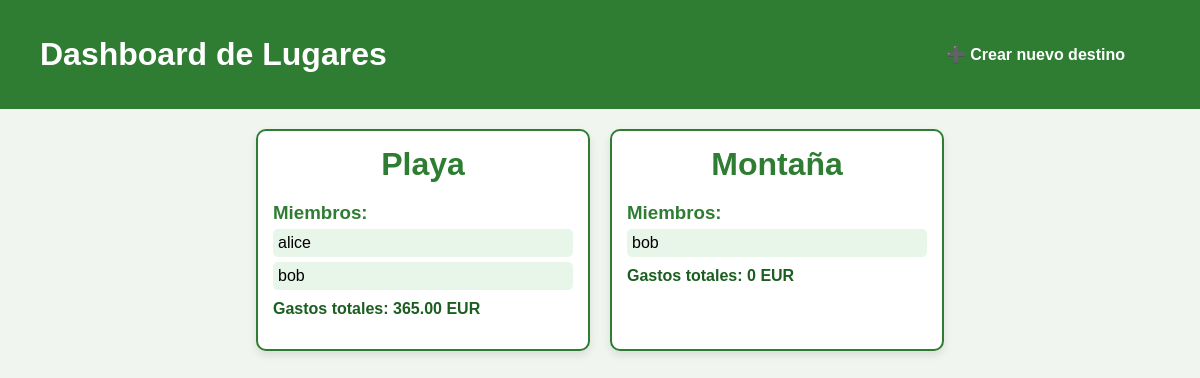
Before: / with the older database file.
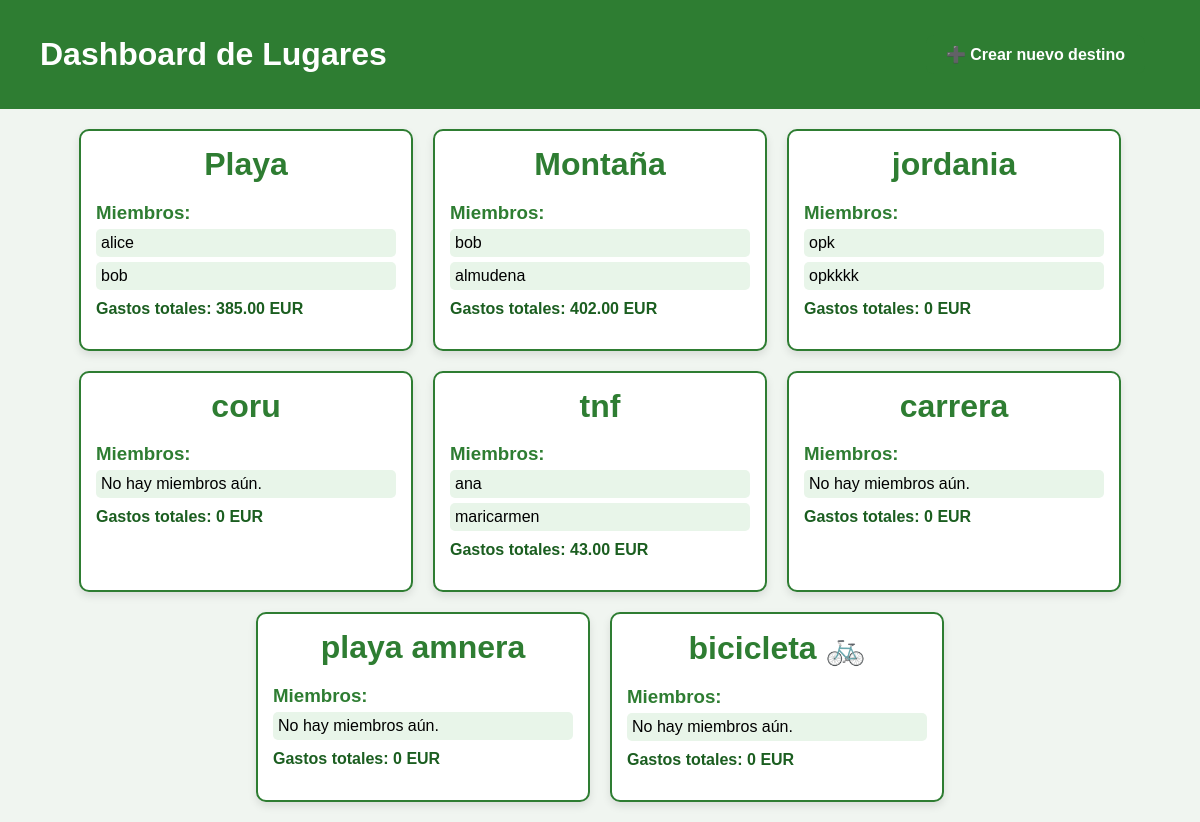
After: the same page with the newer database file.
### trips/models.py (models this page shows, shortened)
class Lugar(models.Model):
    nombre = models.CharField(max_length=200)
    descripcion = models.TextField(blank=True)
    creado_en = models.DateTimeField(auto_now_add=True)

class MiembroLugar(models.Model):
    lugar = models.ForeignKey(Lugar, on_delete=models.CASCADE, related_name='miembros')
    usuario = models.ForeignKey(Usuario, on_delete=models.CASCADE)
    fecha_union = models.DateTimeField(auto_now_add=True)
    class Meta:
        unique_together = ('lugar', 'usuario')

class Gasto(models.Model):
    lugar = models.ForeignKey(Lugar, on_delete=models.CASCADE, related_name='gastos')
    titulo = models.CharField(max_length=200)
    cantidad = models.DecimalField(max_digits=12, decimal_places=2)
    moneda = models.CharField(max_length=10, default='EUR')
    pagado_por = models.ForeignKey(Usuario, on_delete=models.CASCADE, related_name='gastos_pagados')
    fecha = models.DateTimeField(auto_now_add=True)
    nota = models.TextField(blank=True)
    tipo_reparto = models.CharField(max_length=20, default='igual')  # igual / personalizado / porcentaje

### trips/views.py (the view)
# urls.py: path("", DashboardView.as_view(), name="dashboard"),
class DashboardView(View):
    def get(self, request):
        lugares = Lugar.objects.all()
        lugares_data = []
        for lugar in lugares:
            total_gastos = sum([g.cantidad for g in lugar.gastos.all()])
            moneda = lugar.gastos.first().moneda if lugar.gastos.exists() else "EUR"
            lugares_data.append({
                "lugar": lugar,
                "total_gastos": total_gastos,
                "moneda": moneda
            })
        return render(request, "trips/dashboard.html", {
            "lugares_data": lugares_data
        })

### trips/templates/trips/dashboard.html (shortened to what this page needs)
<!DOCTYPE html>
<html lang="es">
<head>
</head>
<body>
    <header>
        <div class="header-container">
            <h1>Dashboard de Lugares</h1>
            <a href="{% url 'crear_lugar' %}" class="btn-crear">➕ Crear nuevo destino</a>
        </div>
    </header>
    <main>
        {% if lugares_data %}
            {% for data in lugares_data %}
                <a class="lugar" href="{% url 'detalle_lugar' data.lugar.id %}">
                    <h1>{{ data.lugar.nombre }}</h1>
                    <h3 class="section-title">Miembros:</h3>
                    <ul class="miembros">
                        {% for miembro in data.lugar.miembros.all %}
                            <li>{{ miembro.usuario.username }}</li>
                        {% empty %}
                            <li>No hay miembros aún.</li>
                        {% endfor %}
                    </ul>
                    <p class="gastos-totales">
                        Gastos totales: {{ data.total_gastos }} {{ data.moneda }}
                    </p>
                </a>
            {% endfor %}
        {% else %}
            <p>No hay lugares creados todavía.</p>
        {% endif %}
    </main>
</body>
</html>

### trips/templates/trips/dashboard.html (style rules this page uses)
body { font-family: Arial, sans-serif; margin: 0; padding: 0; background-color: #f0f5f0; }
header { background-color: #2e7d32; color: white; padding: 20px; text-align: center; }
h1 { margin: 0; }
main { padding: 20px; display: flex; flex-wrap: wrap; gap: 20px; justify-content: center; }
.lugar { background-color: white; border: 2px solid #2e7d32; border-radius: 10px; padding: 15px; width: 300px; box-shadow: 0 4px 8px rgba(0,0,0,0.1); transition: transform 0.2s; text-decoration: none; color: black; }
.lugar h1 { color: #2e7d32; margin-top: 0; display: flex; justify-content: center; }
.section-title { color: #2e7d32; margin-bottom: 5px; }
ul { list-style-type: none; padding-left: 0; margin: 5px 0 10px 0; }
li { margin-bottom: 5px; }
.miembros li, .gastos li { background-color: #e8f5e9; padding: 5px; border-radius: 5px; }
.gastos-totales { margin-top: 10px; font-weight: bold; color: #1b5e20; }
.btn-crear { display: inline-block; background-color: #2e7d32; color: white; padding: 10px 20px; border-radius: 8px; text-decoration: none; font-weight: bold; margin: 15px; transition: background-color 0.2s; }
.header-container { display: flex; justify-content: space-between; align-items: center; padding: 0 20px; }

Changed rows visible on the page:
computed for Lugar "Playa": total_gastos "365.00" → "385.00"
computed for Lugar "Montaña": total_gastos "0" → "402.00"
added MiembroLugar: usuario.username "almudena", shown under Lugar "Montaña"
added Lugar: lugar.nombre "jordania", total_gastos "0", moneda "EUR"
added MiembroLugar: usuario.username "opk", shown under "jordania"
added MiembroLugar: usuario.username "opkkkk", shown under "jordania"
added Lugar: lugar.nombre "coru", total_gastos "0", moneda "EUR"
added Lugar: lugar.nombre "tnf", total_gastos "43.00", moneda "EUR"
added MiembroLugar: usuario.username "ana", shown under "tnf"
added MiembroLugar: usuario.username "maricarmen", shown under "tnf"
added Lugar: lugar.nombre "carrera", total_gastos "0", moneda "EUR"
added Lugar: lugar.nombre "playa amnera", total_gastos "0", moneda "EUR"
added Lugar: lugar.nombre "bicicleta 🚲", total_gastos "0", moneda "EUR"
